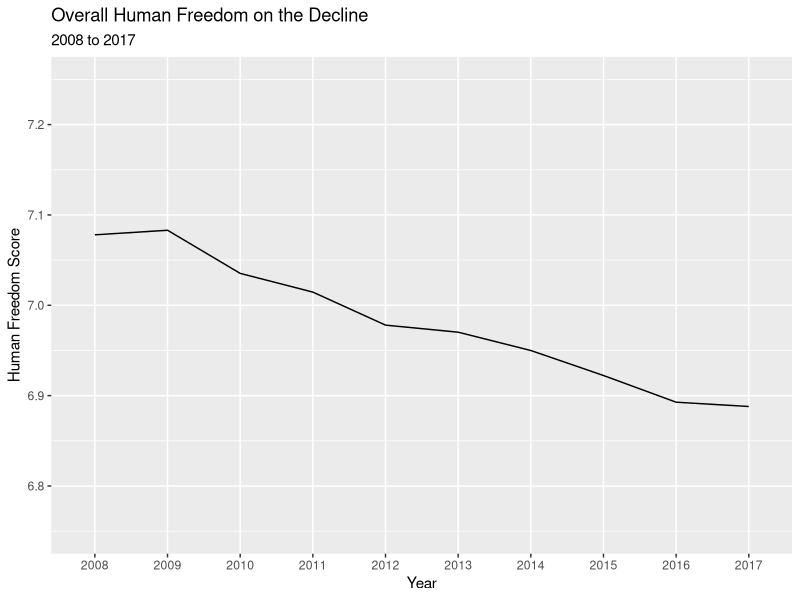
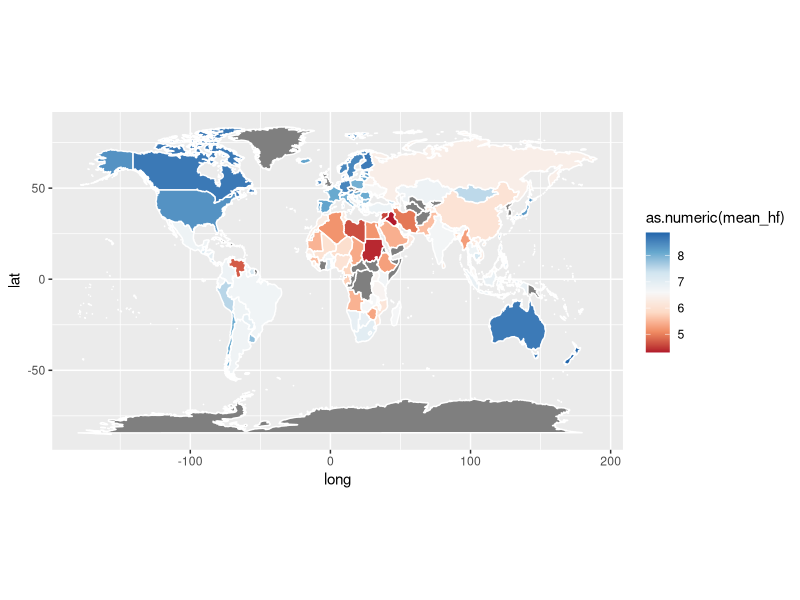
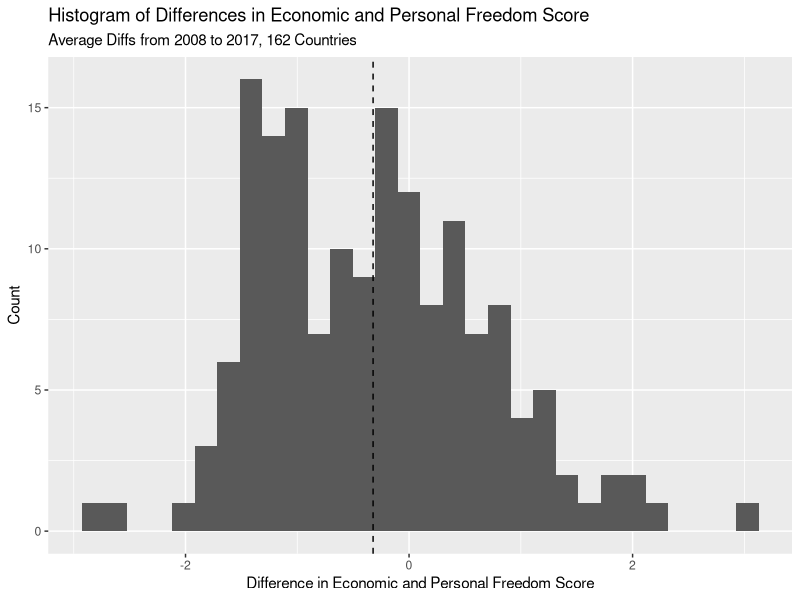
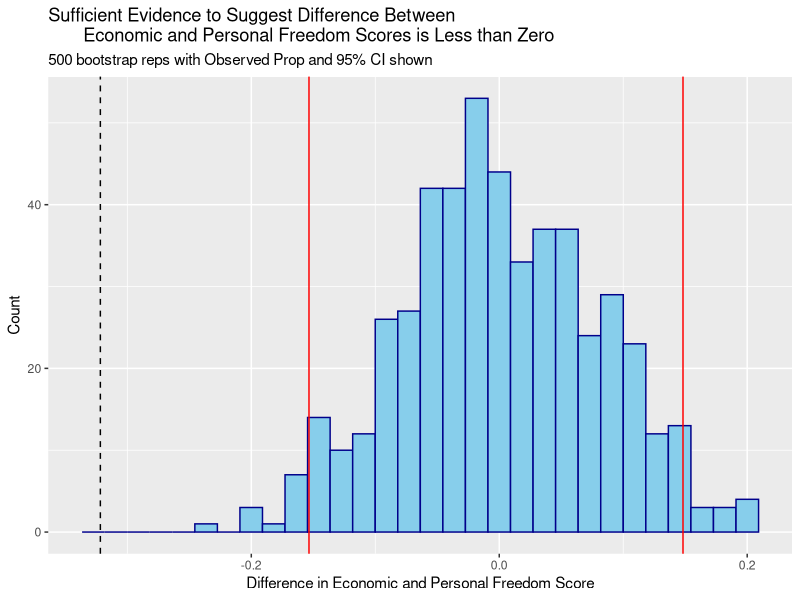
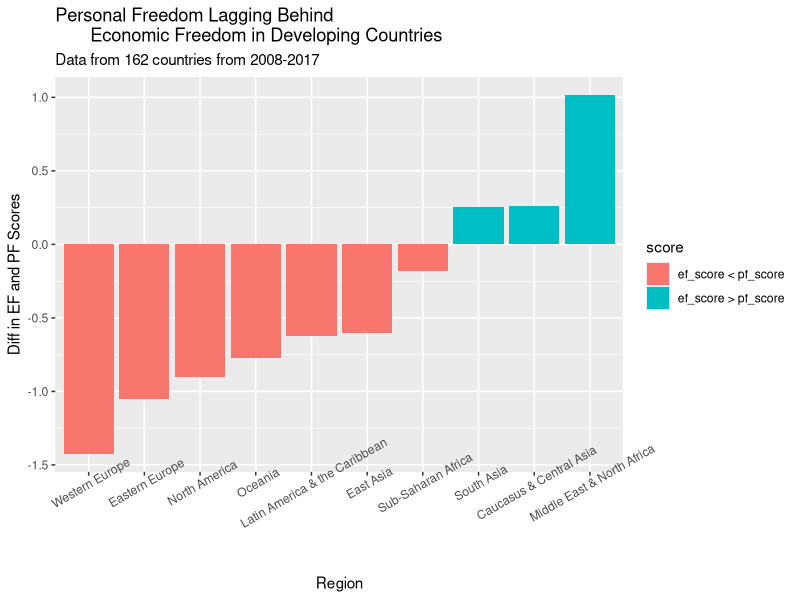

These figures' R source, in order: (Note: this script raises an error after producing the figures.)
## ---- chunk 1
library(tidyverse)
library(ggplot2)
library(dplyr)
require(maps)
require(viridis)
theme_set(
  theme_gray()
  )
hfi <- read_csv("data/hfi_cc_2019.csv") 
## ---- chunk 2
knitr::opts_chunk$set(warning = FALSE, message = FALSE, echo = FALSE)
## ---- chunk 3
glimpse(hfi)
## ---- chunk 4
hfscore_by_year <- hfi %>% 
  filter(hf_score != "-") %>% 
  group_by(year) %>% 
  summarize(mean_hf = mean(as.numeric(hf_score)))

ggplot(data = hfscore_by_year, 
       aes(x = as.factor(year), y = mean_hf, group = 1)) +
  geom_line(stat = "identity") +
  ylim(6.75, 7.25) + 
  labs(x = "Year", y = "Human Freedom Score", 
       title = "Overall Human Freedom on the Decline",
       subtitle = "2008 to 2017")
## ---- chunk 5
summarized_hfi <- hfi %>% 
  filter(hf_score != "-") %>% 
  group_by(countries) %>% 
  mutate(mean_hf = mean(as.numeric(hf_score))) %>% 
  slice(1) %>% 
  mutate(countries = ifelse(countries == "United States", "USA", countries)) %>% 
  summarize(countries, mean_hf)

world_map <- map_data("world")
freedom_map <- left_join(world_map, summarized_hfi, by = c("region" = "countries"))

# Create the map
ggplot(freedom_map, mapping = aes(long, lat, group = group)) +
  coord_fixed(1.3) +
  geom_polygon(aes(fill = as.numeric(mean_hf)), color = "white") +
  scale_fill_distiller(palette ="RdBu", direction = 1)
## ---- chunk 6
no_na_hfi <- hfi %>% 
  filter(pf_score != "-" & ef_score != "-")

clean_hfi <- no_na_hfi %>% 
  group_by(countries) %>% 
  mutate(mean_pf = mean(as.numeric(pf_score)),
         mean_ef = mean(as.numeric(ef_score))) %>% 
  mutate(diff_ef_pf = mean_ef - mean_pf) %>% 
  slice(1) %>% 
  summarize(countries, mean_ef, mean_pf, diff_ef_pf)

mean_diff <- clean_hfi %>% 
  summarize(mean_diff = mean(diff_ef_pf))

ggplot(data = clean_hfi, aes(x = diff_ef_pf)) +
  geom_histogram(bins = 30) +
  geom_vline(linetype = "dashed", xintercept = c(mean_diff$mean_diff)) +
  labs(x = "Difference in Economic and Personal Freedom Score", 
       y = "Count", 
       title = "Histogram of Differences in Economic and Personal Freedom Score",
       subtitle = "Average Diffs from 2008 to 2017, 162 Countries")
## ---- chunk 7
set.seed(10)
n_sims <- 500
boot_dist = numeric(n_sims) 
for(i in 1:n_sims){ 
  indices <- sample(1:nrow(clean_hfi), replace = T)
  boot_mean <- clean_hfi %>% 
    slice(indices) %>%                    
    summarize(boot_mean = mean(diff_ef_pf)) %>% 
    pull()                                
  boot_dist[i] <- boot_mean 
}

boot_means = tibble(boot_dist)
mu_0 <- 0
offset <- boot_means %>% 
  summarize(mu_0 - mean(boot_dist)) %>%
  pull()
boot_means <- boot_means %>%
  mutate(shifted_means = boot_dist + offset)
boot_1 <- boot_means%>%
  summarize(lower = quantile(shifted_means, 0.025), 
            upper = quantile(shifted_means, 0.975))
boot_1
## ---- chunk 8
obs_mean <- clean_hfi %>% 
  summarize(mean(diff_ef_pf)) %>% 
  pull()
obs_mean
## ---- chunk 9
obs_diff <- mu_0 - obs_mean
boot_means %>% 
  mutate(extreme = ifelse(shifted_means <= mu_0 - obs_diff |
                          shifted_means >= mu_0 + obs_diff, 1, 0)) %>% 
  summarize(p_val = mean(extreme))
## ---- chunk 10
ggplot(data = boot_means, aes(x = shifted_means)) +
  geom_histogram(color = "darkblue", fill = "skyblue") + 
  labs(x = "Difference in Economic and Personal Freedom Score", y = "Count", 
       title = "Sufficient Evidence to Suggest Difference Between 
       Economic and Personal Freedom Scores is Less than Zero",
       subtitle = "500 bootstrap reps with Observed Prop and 95% CI shown") +
  geom_vline(xintercept = c(boot_1$lower, boot_1$upper),
             color = "red") +
  geom_vline(linetype = "dashed", xintercept = c(mean_diff$mean_diff))
## ---- chunk 11
region_hfi <- no_na_hfi %>% 
  group_by(region) %>% 
  mutate(mean_pf = mean(as.numeric(pf_score)),
         mean_ef = mean(as.numeric(ef_score))) %>% 
  mutate(diff_ef_pf = mean_ef - mean_pf,
         score = ifelse(diff_ef_pf > 0, 
                        "ef_score > pf_score", "ef_score < pf_score")) %>% 
  slice(1) %>% 
  summarize(region, mean_ef, mean_pf, diff_ef_pf, score)

ggplot(data = region_hfi, aes(x = reorder(region, diff_ef_pf), 
                              y = diff_ef_pf, fill = score)) +
  geom_col() + 
  theme(axis.text.x = element_text(angle = 30)) +
  labs(x = "Region", y = "Diff in EF and PF Scores", 
       title = "Personal Freedom Lagging Behind 
       Economic Freedom in Developing Countries",
       subtitle = "Data from 162 countries from 2008-2017")
## ---- chunk 12
linreg_reg <- hfi %>% 
  filter(ef_score != "-" & pf_score != "-")
m_hf_reg <- lm(as.numeric(ef_score) - as.numeric(pf_score) ~ region, data = linreg_reg)
tidy(m_hf_reg) %>% 
  arrange(estimate)
## ---- chunk 13
corr_efpf <- no_na_hfi %>% 
  summarize(cor_ef_pf = cor(as.numeric(ef_score), as.numeric(pf_score)))
corr_efpf
## ---- chunk 14
ggplot(data = no_na_hfi, aes(x = as.numeric(ef_score), 
                             y = as.numeric(pf_score))) +
  geom_point(alpha = 0.5, position = "jitter") + 
  geom_smooth(method="lm") +
  labs(x = "Economic Freedom Score", y = "Personal Freedom Score", 
       title = "Positive Correlation Between Economic and Personal Freedom",
       subtitle = "Data from 162 countries from 2008-2017")
## ---- chunk 15
hfi_coldwar <- hfi %>% 
  mutate(post_soviet = ifelse(countries == "Russia" | 
                                countries == "Ukraine" | 
                                countries == "Moldova" | 
                                countries == "Uzbekistan" | 
                                countries == "Kazakhstan" | 
                                countries == "Kyrgyzstan" | 
                                countries == "Tajikistan" | 
                                countries == "Turkmenistan" | 
                                countries == "Georgia" | 
                                countries == "Azerbaijan" | 
                                countries == "Armenia" | 
                                countries == "Lithuania" | 
                                countries == "Latvia" | 
                                countries == "Estonia", "yes", "no")) %>% 
  mutate(nato = ifelse(countries == "Belgium" | 
                         countries == "Canada" | 
                         countries == "Denmark" | 
                         countries == "France" | 
                         countries == "Germany" | 
                         countries == "Greece" | 
                         countries == "Iceland" | 
                         countries == "Italy" | 
                         countries == "Luxembourg" | 
                         countries == "Netherlands" | 
                         countries == "Norway" | 
                         countries == "Portugal" | 
                         countries == "Spain" | 
                         countries == "Turkey" | 
                         countries == "United Kingdom" | 
                         countries == "United States", "yes", "no")) %>% 
  filter(post_soviet == "yes" | nato == "yes") %>% 
  mutate(coldwar_side = ifelse(post_soviet == "yes", "soviet", "western"))
  

ef_govt_coldwar <- hfi_coldwar %>% 
  filter(ef_government != "-") %>% 
  select(countries, coldwar_side, year, ef_government) %>% 
  group_by(year, coldwar_side) %>% 
  mutate(mean_ef_government = mean(as.numeric(ef_government)))

ggplot(data = ef_govt_coldwar, 
       aes(x = as.factor(year), y = mean_ef_government, group = coldwar_side, color = coldwar_side)) +
  geom_line(stat = "identity") +
  labs(x = "Year", y = "Smaller Government", 
       title = "Post-Soviet Countries Have Smaller Governments Than Western Countries",
       subtitle = "2008 to 2017, Higher Score = Smaller Government") +
  theme(axis.line.y = element_line(arrow = arrow()))

hf_coldwar <- hfi_coldwar %>% 
  filter(hf_score != "-") %>% 
  select(countries, coldwar_side, year, hf_score) %>% 
  group_by(year, coldwar_side) %>% 
  mutate(mean_hf = mean(as.numeric(hf_score)))

ggplot(data = hf_coldwar, 
       aes(x = as.factor(year), y = mean_hf, group = coldwar_side, color = coldwar_side)) +
  geom_line(stat = "identity") +
  labs(x = "Year", y = "Human Freedom Score", 
       title = "Post-Soviet Countries Less Free Than Western Countries",
       subtitle = "2008 to 2017")
## ---- chunk 16
coldwar_govtsize_reg <- hfi_coldwar %>% 
  filter(hf_score != "-")
m_hf_reg <- lm(as.numeric(hf_score) ~ as.numeric(ef_government) + coldwar_side + coldwar_side * as.numeric(ef_government), 
               data = coldwar_govtsize_reg)
tidy(m_hf_reg) %>% 
  arrange(estimate) 
## ---- chunk 17
p_coldwar_govtsize_reg <- hfi_coldwar %>% 
  filter(pf_score != "-")
m_hf_reg <- lm(as.numeric(pf_score) ~ as.numeric(ef_government) + coldwar_side + coldwar_side * as.numeric(ef_government), 
               data = p_coldwar_govtsize_reg)
tidy(m_hf_reg) %>% 
  arrange(estimate) 
## ---- chunk 18
hfi <- hfi%>%
  mutate(pf_movement_nowomen = (as.numeric(pf_movement_domestic) 
                                + as.numeric(pf_movement_foreign))/2)
hfi <- hfi%>%
  mutate(pf_ss_nowomen = (as.numeric(pf_ss_homicide) 
                          + as.numeric(pf_ss_disappearances))/2)
hfi <- hfi%>%
  mutate(pf_identity_nowomen = (as.numeric(pf_identity_legal) 
                          + as.numeric(pf_identity_sex_male))/2)

hfi <- hfi%>%
  mutate(pf_rol = as.numeric(pf_rol))%>%
  mutate(pf_religion = as.numeric(pf_religion))%>%
  mutate(pf_association = as.numeric (pf_association))%>%
  mutate(pf_expression = as.numeric(pf_expression))%>%
  mutate(ef_score = as.numeric(ef_score))%>%
  mutate(hfi_women_unweighted = (ef_score * 0.5) 
         + (pf_rol * 0.125)
         + (pf_ss_nowomen * 0.125)
         + (pf_movement_nowomen * 0.05)
         + (pf_identity_nowomen * 0.05)
         + (pf_expression * 0.05)
         + (pf_association * 0.05)
         + (pf_religion * 0.05))
hfi <- hfi%>%
  mutate(pf_score_nowomen = (pf_rol * 0.25)
         + (pf_ss_nowomen * 0.25)
         + (pf_movement_nowomen * 0.1)
         + (pf_identity_nowomen * 0.1)
         + (pf_expression * 0.1)
         + (pf_association * 0.1)
         + (pf_religion * 0.1))

#what to do about na values?
#note: include in methodology why you did math this way

## ---- chunk 19
ws_only <- hfi%>%
  select(pf_ss_women, pf_ss_women_fgm, pf_ss_women_inheritance, 
         pf_ss_women_inheritance_daughters, pf_ss_women_inheritance_widows,
         pf_movement_women, pf_identity_sex_female, pf_identity_divorce, hfi_women_unweighted)
ws_only <- ws_only%>%
  mutate(pf_ss_women = as.numeric(pf_ss_women))%>%
  mutate(pf_movement_women = as.numeric(pf_movement_women))%>%
  mutate(pf_identity_divorce = as.numeric(pf_identity_divorce))%>%
  mutate(pf_identity_sex_female = as.numeric(pf_identity_sex_female))%>%

  mutate(ws_score = (((pf_identity_divorce + pf_identity_sex_female)/2) + pf_ss_women + pf_movement_women)/3)

ws_no_na <- ws_only%>%
    filter(!is.na(hfi_women_unweighted) & !is.na(ws_score)) 

corr_ws_hf <- ws_no_na%>%
  summarize(cor_ws_hfi = cor(hfi_women_unweighted, ws_score))
corr_ws_hf
## ---- chunk 20
ggplot(data = ws_no_na, aes(x = ws_score, 
                             y = hfi_women_unweighted)) +
  geom_point(alpha = 0.5, position = "jitter") + 
  geom_smooth(method="lm") +
  labs(x = "Women-Specific Freedoms Score", y = "Overall Freedom Score", 
       title = "Positive Correlation Between Women-Specific and Overall Freedom",
       subtitle = "Data from 162 countries from 2008-2017")
## ---- chunk 21
#can defintiely do simulation based
set.seed(10)
n_sims <- 2000
boot_dist = numeric(n_sims) 
for(i in 1:n_sims){ 
  indices <- sample(1:nrow(ws_no_na), replace = T)
  boot_cor <- ws_no_na %>% 
    slice(indices) %>%                    
    summarize(boot_cor = cor(ws_score, hfi_women_unweighted)) %>% 
    pull()                                
  boot_dist[i] <- boot_cor 
}

boot_cors = tibble(boot_dist)

mu_0 <- 0
offset <- boot_cors %>% 
  summarize(mu_0 - mean(boot_dist)) %>%
  pull()

boot_cors <- boot_cors %>%
  mutate(shifted_cors = boot_dist + offset)

boot_2 <- boot_cors%>%
  summarize(lower = quantile(shifted_cors, 0.005), 
            upper = quantile(shifted_cors, 0.995))
boot_2
